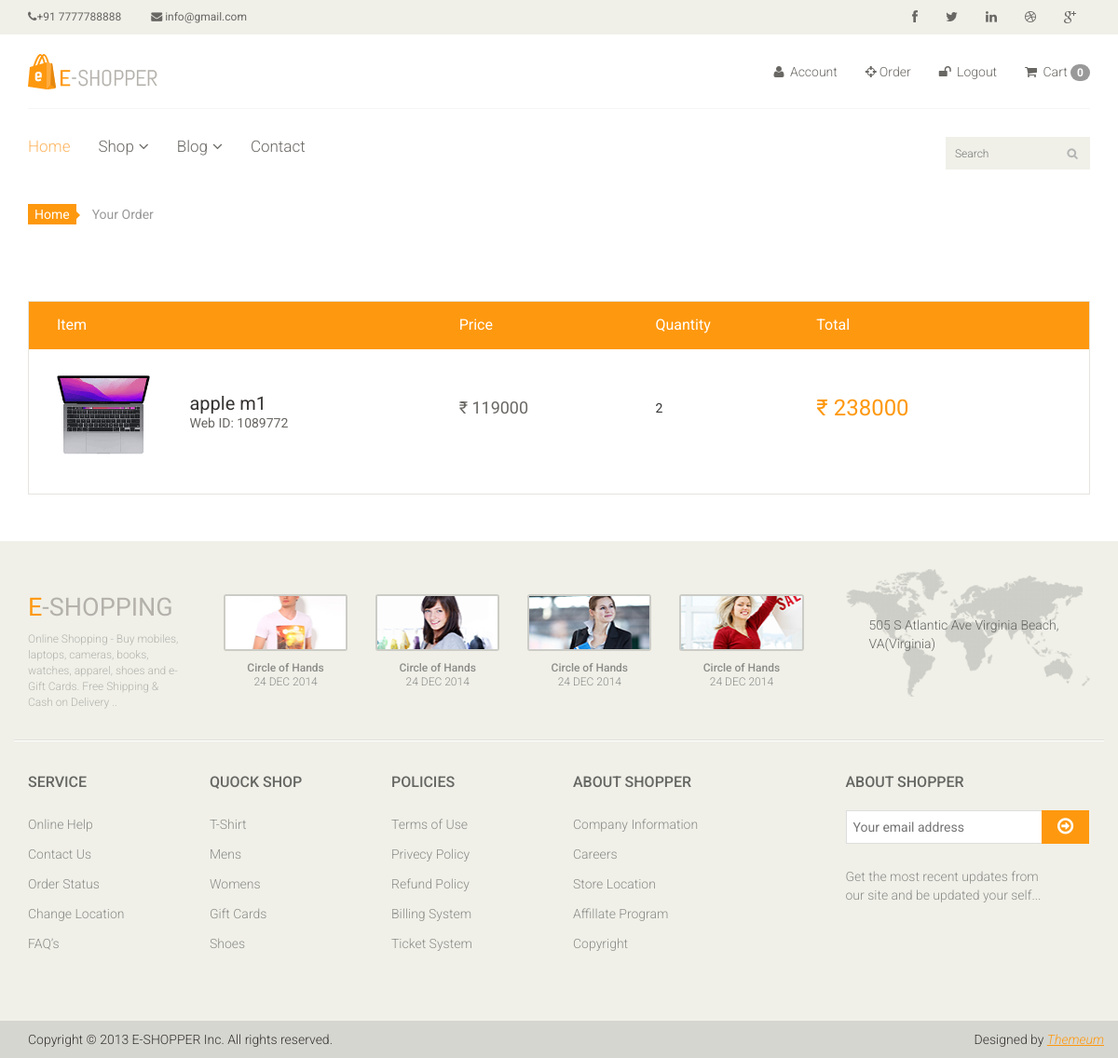
/yourorder/ (signed in), run on an earlier commit of the app's database.
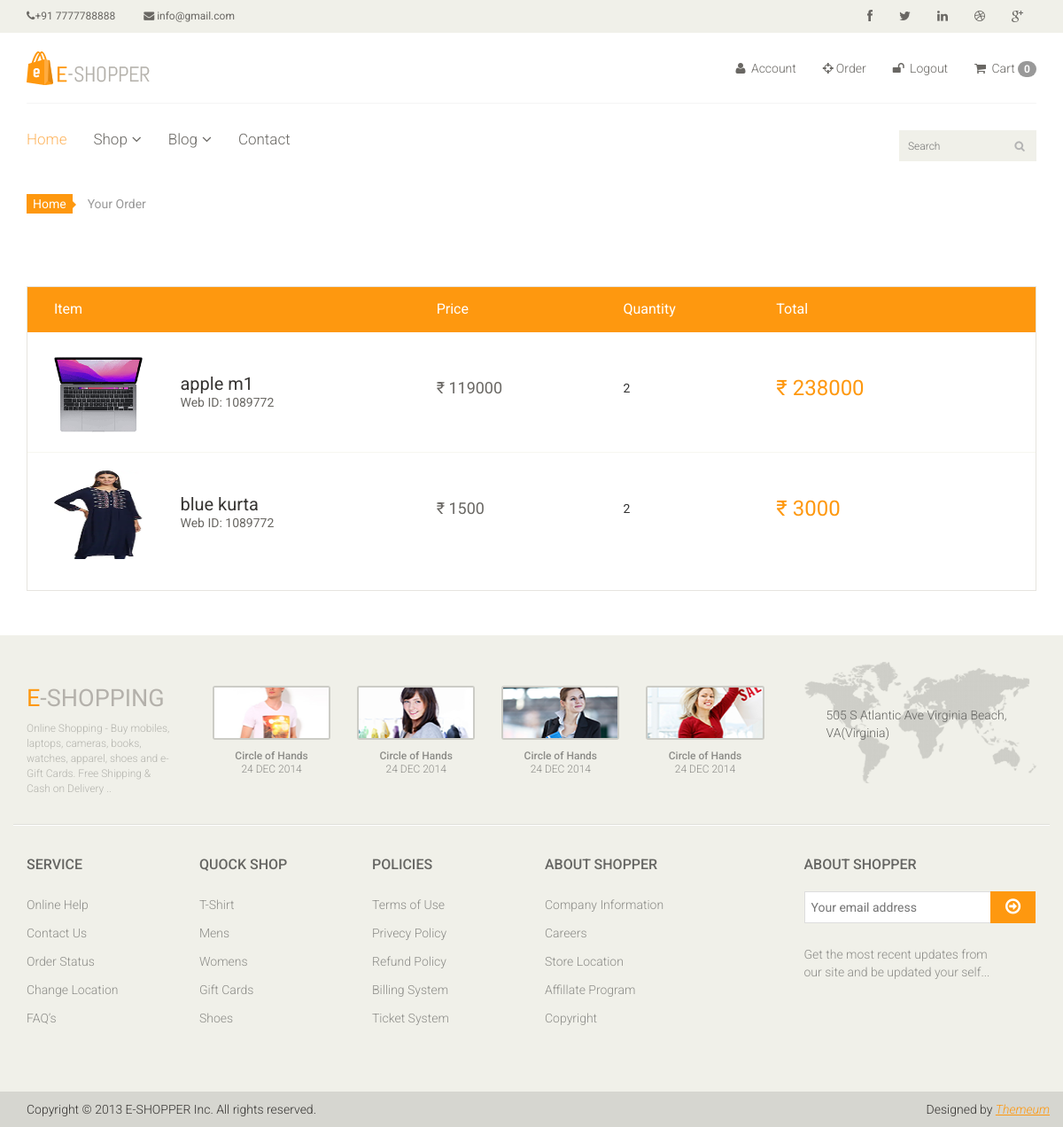
And on a later commit of the database.
### app/models.py (models this page shows, shortened)
class Order(models.Model):
    image = models.ImageField(upload_to='order/image')
    product = models.CharField(max_length=100, default='')
    brand = models.ForeignKey(Brand, on_delete=models.CASCADE, null=True)
    user = models.ForeignKey(User, on_delete=models.CASCADE)
    quantity = models.CharField(max_length=5)
    price = models.IntegerField()
    total = models.CharField(max_length=255, default='')
    address = models.TextField()
    phone= models.CharField(max_length=20)
    pincode = models.CharField(max_length=10)
    date = models.DateField(default=datetime.datetime.today)

### app/views.py (the view)
# urls.py: path('yourorder/', views.yourorder, name='yourorder'),
def yourorder(request):
    uid = request.session.get('_auth_user_id')
    user = User.objects.get(pk=uid)
    order = Order.objects.filter(user=user)
    context = {'order':order}
    return render(request, 'yourorder.html',context)

### templates/yourorder.html
{% extends 'base.html' %}
{% load static %}
{% block main %}
<section id="cart_items">
    <div class="container">
        <div class="breadcrumbs">
            <ol class="breadcrumb">
              <li><a href="{% url 'home'%}">Home</a></li>
              <li class="active">Your Order</li>
            </ol>
        </div>
        <div class="table-responsive cart_info">
            <table class="table table-condensed">
                <thead>
                    <tr class="cart_menu">
                        <td class="image">Item</td>
                        <td class="description"></td>
                        <td class="price">Price</td>
                        <td class="quantity">Quantity</td>
                        <td class="total">Total</td>
                        <td></td>
                    </tr>
                </thead>
                <tbody>
                    {% for i in order  %}
                    <tr>
                        <td class="cart_product">
                            <a href=""><img src="{{i.image}}" height="100px" width="100px" alt=""></a>
                        </td>
                        <td class="cart_description">
                            <h4><a href="">{{i.product}}</a></h4>
                            <p>Web ID: 1089772</p>
                        </td>
                        <td class="cart_price">
                            <p>₹ {{i.price}}</p>
                        </td>
                        <td class="cart_quantity">
                            <div class="cart_quantity_button">
                                <p> {{i.quantity}}</p>
                            </div>
                        </td>
                        <td class="cart_total">
                            <p class="cart_total_price">₹ {{i.total}}</p>
                        </td>
                    </tr>
                    {% endfor %}
                </tbody>
            </table>
        </div>
    </div>
</section>
{% endblock%}

### templates/base.html (shortened to what this page needs)
<!DOCTYPE html>
<html lang="en">
{% load static %}
<head>
    <link href="{% static 'app/css/bootstrap.min.css' %}" rel="stylesheet">
    <link href="{% static 'app/css/font-awesome.min.css' %}" rel="stylesheet">
    <link href="{% static 'app/css/prettyPhoto.css' %}" rel="stylesheet">
    <link href="{% static 'app/css/price-range.css' %}" rel="stylesheet">
    <link href="{% static 'app/css/animate.css' %}" rel="stylesheet">
	<link href="{% static 'app/css/main.css' %}" rel="stylesheet">
	<link href="{% static 'app/css/responsive.css' %}" rel="stylesheet">
</head>
<body>
	<header id="header">
		<div class="header_top">
			<div class="container">
				<div class="row">
					<div class="col-sm-6">
						<div class="contactinfo">
							<ul class="nav nav-pills">
								<li><a href="#"><i class="fa fa-phone"></i>+91 7777788888</a></li>
								<li><a href="#"><i class="fa fa-envelope"></i> info@gmail.com</a></li>
							</ul>
						</div>
					</div>
					<div class="col-sm-6">
						<div class="social-icons pull-right">
							<ul class="nav navbar-nav">
								<li><a href="#"><i class="fa fa-facebook"></i></a></li>
								<li><a href="#"><i class="fa fa-twitter"></i></a></li>
								<li><a href="#"><i class="fa fa-linkedin"></i></a></li>
								<li><a href="#"><i class="fa fa-dribbble"></i></a></li>
								<li><a href="#"><i class="fa fa-google-plus"></i></a></li>
							</ul>
						</div>
					</div>
				</div>
			</div>
		</div>
		<div class="header-middle">
			<div class="container">
				<div class="row">
					<div class="col-sm-4">
						<div class="logo pull-left">
							<a href=""><img src="{% static 'app/images/home/logo.png' %}" alt="" /></a>
						</div>
					</div>
					<div class="col-sm-8">
						<div class="shop-menu pull-right">
							<ul class="nav navbar-nav">
								{% if request.user.is_authenticated %}
								<li><a href="#"><i class="fa fa-user"></i> Account</a></li>
								<li><a href="{% url 'yourorder'%}"><i class="fa fa-crosshairs"></i>Order</a></li>
								<li><a href="{% url 'logout' %}"><i class="fa fa-unlock"></i> Logout</a></li>
								{% else %}
								<li><a href="{% url 'login'%}"><i class="fa fa-lock"></i> Login</a></li>
								{% endif%}
								<li><a href="{% url 'cart_detail'%}"><i class="fa fa-shopping-cart"></i> Cart <span class="badge badge-secondary">{{request.session.cart|length}}</span> </a></li>
							</ul>
						</div>
					</div>
				</div>
			</div>
		</div>
		<div class="header-bottom">
			<div class="container">
				<div class="row">
					<div class="col-sm-9">
						<div class="mainmenu pull-left">
							<ul class="nav navbar-nav collapse navbar-collapse">
								<li><a href="{% url 'home'%}" class="active">Home</a></li>
								<li class="dropdown"><a href="#">Shop<i class="fa fa-angle-down"></i></a>
                                </li>
								<li class="dropdown"><a href="#">Blog<i class="fa fa-angle-down"></i></a>
                                </li>
								<li><a href="{% url 'contactus' %}">Contact</a></li>
							</ul>
						</div>
					</div>
					<div class="col-sm-3">
					<form action="/search/" method="get">
						<div class="search_box pull-right">
							<input name="searchquery" type="text" placeholder="Search"/>
						</div>
					</form>
					</div>
				</div>
			</div>
		</div>
	</header>
    {% block main %}{% endblock %}
	<footer id="footer">
		<div class="footer-top">
			<div class="container">
				<div class="row">
					<div class="col-sm-2">
						<div class="companyinfo">
							<h2><span>e</span>-shopping</h2>
							<p>Online Shopping - Buy mobiles, laptops, cameras, books, watches, apparel, shoes and e-Gift Cards. Free Shipping & Cash on Delivery ..</p>
						</div>
					</div>
					<div class="col-sm-7">
						<div class="col-sm-3">
							<div class="video-gallery text-center">
								<a href="#">
									<div class="iframe-img">
										<img src="images/home/iframe1.png" alt="" />
									</div>
								</a>
								<p>Circle of Hands</p>
								<h2>24 DEC 2014</h2>
							</div>
						</div>
						<div class="col-sm-3">
							<div class="video-gallery text-center">
								<a href="#">
									<div class="iframe-img">
										<img src="images/home/iframe2.png" alt="" />
									</div>
								</a>
								<p>Circle of Hands</p>
								<h2>24 DEC 2014</h2>
							</div>
						</div>
						<div class="col-sm-3">
							<div class="video-gallery text-center">
								<a href="#">
									<div class="iframe-img">
										<img src="images/home/iframe3.png" alt="" />
									</div>
								</a>
								<p>Circle of Hands</p>
								<h2>24 DEC 2014</h2>
							</div>
						</div>
						<div class="col-sm-3">
							<div class="video-gallery text-center">
								<a href="#">
									<div class="iframe-img">
										<img src="images/home/iframe4.png" alt="" />
									</div>
								</a>
								<p>Circle of Hands</p>
								<h2>24 DEC 2014</h2>
							</div>
						</div>
					</div>
					<div class="col-sm-3">
						<div class="address">
							<img src="images/home/map.png" alt="" />
							<p>505 S Atlantic Ave Virginia Beach, VA(Virginia)</p>
						</div>
					</div>
				</div>
			</div>
		</div>
		<div class="footer-widget">
			<div class="container">
				<div class="row">
					<div class="col-sm-2">
						<div class="single-widget">
							<h2>Service</h2>
							<ul class="nav nav-pills nav-stacked">
								<li><a href="#">Online Help</a></li>
								<li><a href="#">Contact Us</a></li>
								<li><a href="#">Order Status</a></li>
								<li><a href="#">Change Location</a></li>
								<li><a href="#">FAQ’s</a></li>
							</ul>
						</div>
					</div>
					<div class="col-sm-2">
						<div class="single-widget">
							<h2>Quock Shop</h2>
							<ul class="nav nav-pills nav-stacked">
								<li><a href="#">T-Shirt</a></li>
								<li><a href="#">Mens</a></li>
								<li><a href="#">Womens</a></li>
								<li><a href="#">Gift Cards</a></li>
								<li><a href="#">Shoes</a></li>
							</ul>
						</div>
					</div>
					<div class="col-sm-2">
						<div class="single-widget">
							<h2>Policies</h2>
							<ul class="nav nav-pills nav-stacked">
								<li><a href="#">Terms of Use</a></li>
								<li><a href="#">Privecy Policy</a></li>
								<li><a href="#">Refund Policy</a></li>
								<li><a href="#">Billing System</a></li>
								<li><a href="#">Ticket System</a></li>
							</ul>
						</div>
					</div>
					<div class="col-sm-2">
						<div class="single-widget">
							<h2>About Shopper</h2>
							<ul class="nav nav-pills nav-stacked">
								<li><a href="#">Company Information</a></li>
								<li><a href="#">Careers</a></li>
								<li><a href="#">Store Location</a></li>
								<li><a href="#">Affillate Program</a></li>
								<li><a href="#">Copyright</a></li>
							</ul>
						</div>
					</div>
					<div class="col-sm-3 col-sm-offset-1">
						<div class="single-widget">
							<h2>About Shopper</h2>
							<form action="#" class="searchform">
								<input type="text" placeholder="Your email address" />
								<button type="submit" class="btn btn-default"><i class="fa fa-arrow-circle-o-right"></i></button>
								<p>Get the most recent updates from <br />our site and be updated your self...</p>
							</form>
						</div>
					</div>
				</div>
			</div>
		</div>
		<div class="footer-bottom">
			<div class="container">
				<div class="row">
					<p class="pull-left">Copyright © 2013 E-SHOPPER Inc. All rights reserved.</p>
					<p class="pull-right">Designed by <span><a target="_blank" href="http://www.themeum.com">Themeum</a></span></p>
				</div>
			</div>
		</div>
	</footer>
</body>
</html>

What changed in the data, as far as the page shows it:
added Order: image (picture), product "blue kurta", price "1500", quantity "2", total "3000"
